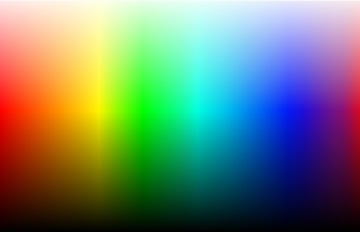
#> input picture 8.jpg, 360 x 232 px, given in place of the camera
$ python learnfeature.py
#> lines starting #> are read from the running program, lines starting #| are printed output that depends on the picture
# ライブラリのインポート
import cv2
import numpy as np

# -----------以下記述-----------
cap = cv2.VideoCapture(0)
grayscale = False

while(True):
    ret,frame = cap.read()
#> frame is the input picture: shape (232, 360, 3); mean B, G, R 111.8, 129.8, 109.9
    cv2.imshow('camera',frame)

    # グレースケール変換
    img = cv2.cvtColor(frame, cv2.COLOR_BGR2GRAY)
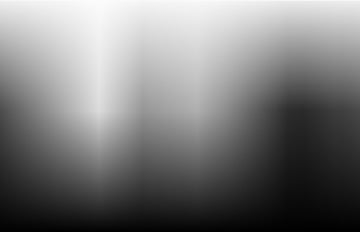
#> img: shape (232, 360); min 0, max 252, mean 121.8

    # 方法2(OpenCVで実装)
    dst = cv2.Canny(img, 150, 250)
#> dst: shape (232, 360); every value is 0
    dst = 255 - dst
#> dst: shape (232, 360); every value is 255

    # カーネルを作成する。
    kernel = cv2.getStructuringElement(cv2.MORPH_CROSS, (3, 3))
    # 2値画像を膨張する。
    dst = cv2.erode(dst, kernel)
    dst = cv2.erode(dst, kernel)
    dst = cv2.erode(dst, kernel)

    # medianblurを用いてノイズ成分を除去
    dst = cv2.medianBlur(dst, ksize=3)

    cv2.imshow('dst', dst)


    """
    ここからラベリングを行う
    """
    # ラベリング結果書き出し用に二値画像をカラー変換 (枠や座標をカラー表示したい！)
    src = cv2.cvtColor(dst, cv2.COLOR_GRAY2BGR)
#> src: shape (232, 360, 3); every value is 255

    # ラベリング処理
    nlabels, labels, stats, centroids = cv2.connectedComponentsWithStats(dst)
#> labels: shape (232, 360) int32; every value is 1
#> nlabels = 2; stats = [[-1, 2147483647, 0, 0, 0], [0, 0, 360, 232, 83520]]; centroids = [[nan, nan], [179.5, 115.5]]

    # 領域(stats[:, 4])が3つ以上ある場合(そのうち1つは背景)だけ処理
    if nlabels >= 3:
        # 面積でソート(今回は面積が上位２つの領域を利用)
        top_idx = stats[:, 4].argsort()[-3:-1]

        # 各領域において...
        for i in top_idx:
            # 領域の外接矩形の角座標を入手
            x0 = stats[i, 0]
            y0 = stats[i, 1]
            x1 = x0 + stats[i, 2]
            y1 = y0 + stats[i, 3]
            # 長方形描画 (引数 : 描画画像、 長方形の左上角、 長方形の右下角、 色(BGR)、 線の太さ)
            # 長方形以外を使いたい時はURL参照→(http://labs.eecs.tottori-u.ac.jp/sd/Member/oyamada/OpenCV/html/py_tutorials/py_gui/py_drawing_functions/py_drawing_functions.html)
            cv2.rectangle(src, (x0, y0), (x1, y1), (0, 0, 255), 5)

            # 領域の重心座標、サイズを表示 (引数 : 描画画像、 書き込む文字列、 書き込む座標、 フォント、 サイズ、 色、 太さ)
            cv2.putText(
                src,
                "Center X: " + str(int(centroids[i, 0])),
                (x1 - 30, y1 + 15),
                cv2.FONT_HERSHEY_PLAIN,
                1,
                (0, 255, 255),
                2,
            )
            cv2.putText(
                src,
                "Center Y: " + str(int(centroids[i, 1])),
                (x1 - 30, y1 + 30),
                cv2.FONT_HERSHEY_PLAIN,
                1,
                (0, 255, 255),
                2,
            )
            cv2.putText(
                src,
                "Size: " + str(int(stats[i, 4])),
                (x1 - 30, y1 + 45),
                cv2.FONT_HERSHEY_PLAIN,
                1,
                (0, 255, 255),
                2,
            )

    cv2.imshow('contours', src)

    k = cv2.waitKey(1)
#> (key q is pressed here)
    if k == ord('q'):
        break

cap.release()
cv2.destroyAllWindows()
